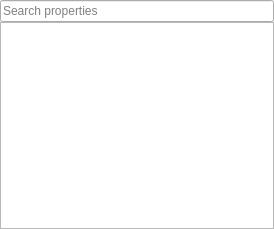
<?xml version="1.0" encoding="UTF-8"?>
<ui version="4.0">
 <class>PropertiesDock</class>
 <widget class="QDockWidget" name="PropertiesDock">
  <property name="geometry">
   <rect>
    <x>0</x>
    <y>0</y>
    <width>274</width>
    <height>229</height>
   </rect>
  </property>
  <property name="windowTitle">
   <string>Properties</string>
  </property>
  <widget class="QWidget" name="dockWidgetContents">
   <layout class="QVBoxLayout" name="verticalLayout">
    <property name="spacing">
     <number>0</number>
    </property>
    <property name="leftMargin">
     <number>0</number>
    </property>
    <property name="topMargin">
     <number>0</number>
    </property>
    <property name="rightMargin">
     <number>0</number>
    </property>
    <property name="bottomMargin">
     <number>0</number>
    </property>
    <item>
     <layout class="QVBoxLayout" name="verticalLayout_2">
      <property name="spacing">
       <number>0</number>
      </property>
      <item>
       <widget class="QLineEdit" name="m_search_properties_edit">
        <property name="placeholderText">
         <string>Search properties</string>
        </property>
       </widget>
      </item>
      <item>
       <widget class="flow_document::PropertiesBrowser" name="m_properties_browser"/>
      </item>
     </layout>
    </item>
   </layout>
  </widget>
 </widget>
 <customwidgets>
  <customwidget>
   <class>flow_document::PropertiesBrowser</class>
   <extends>QTreeView</extends>
   <header>flow_document/component/properties/properties_browser.h</header>
  </customwidget>
 </customwidgets>
 <resources/>
 <connections/>
</ui>
